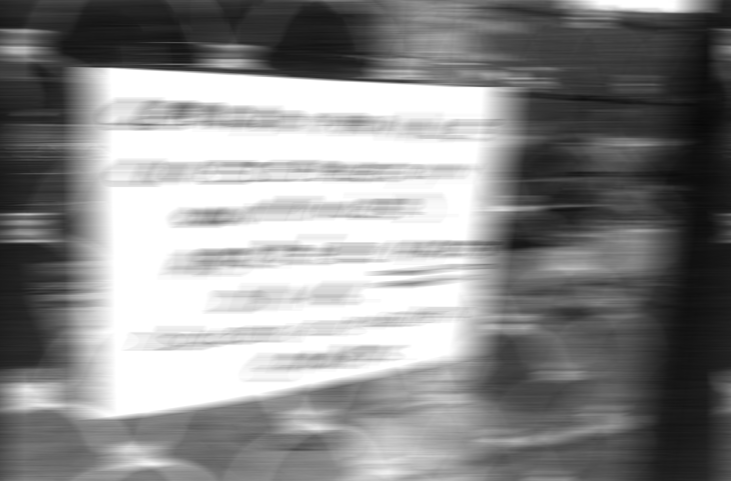
%> input picture Percepcion/Reconocimiento automatico del habla/Vision artificial/cartel_degradado.tif, 731 x 481 px
$ octave cartel_degradado.m   (GNU Octave 9; MATLAB toolbox functions it lacks are replaced by stand-ins)
%> lines starting %> are read from the running program, lines starting %| are printed output that depends on the picture
clear all
close all
clc

imagen = imread('cartel_degradado.tif');
%> imagen is the input picture: size 481x731 uint8; min 8, max 255, mean 138.5
figure, imshow(imagen,[]); pause()
% Simular el una imagen degradada por una c�mara enmovimiento
subplot(1,2,1)
imshow(imagen,[])
angulo = 0;  % en grados
for i = 50 : 51 % Probamos en un intervalo
    longitud = i; % en p�xeles
    % Proceso de distorcionamiento lineal
    PSF = fspecial('motion', longitud, angulo);
    im_restaurada = deconvwnr(imagen,PSF,0);
    subplot(1,2,2)
    imshow(uint8(im_restaurada),[]);
    disp(['Vamos por ' int2str(i)]);
    pause()
end
%> this loop made 2 passes
%> pass 1, `im_restaurada = deconvwnr(imagen,PSF,0);`:
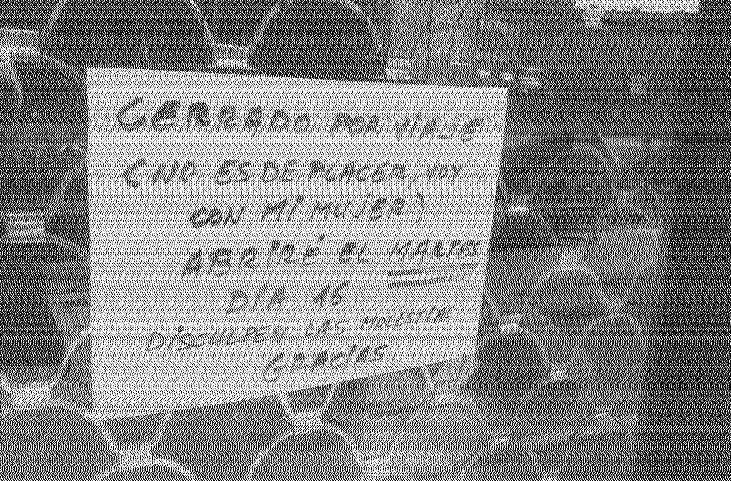
%> im_restaurada: size 481x731 uint8; min 0, max 255, mean 133.4
%> pass 2, `im_restaurada = deconvwnr(imagen,PSF,0);`:
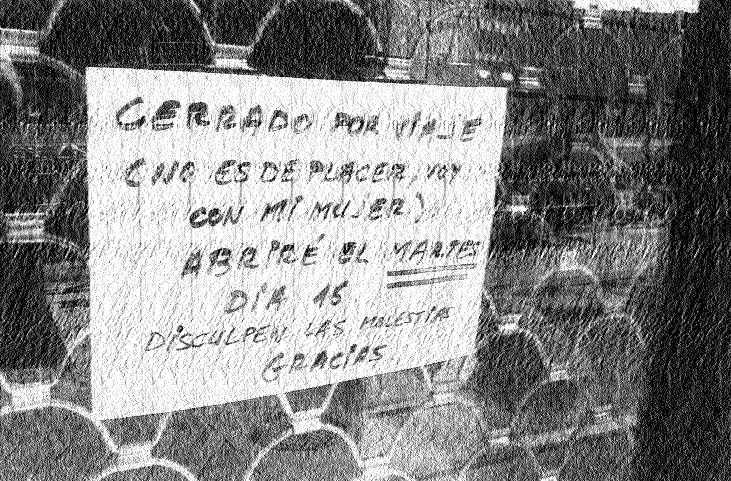
%> im_restaurada: size 481x731 uint8; min 0, max 255, mean 134.7

% la soluci�n es la longitud igual a 51 y el angulo es 0�!!
